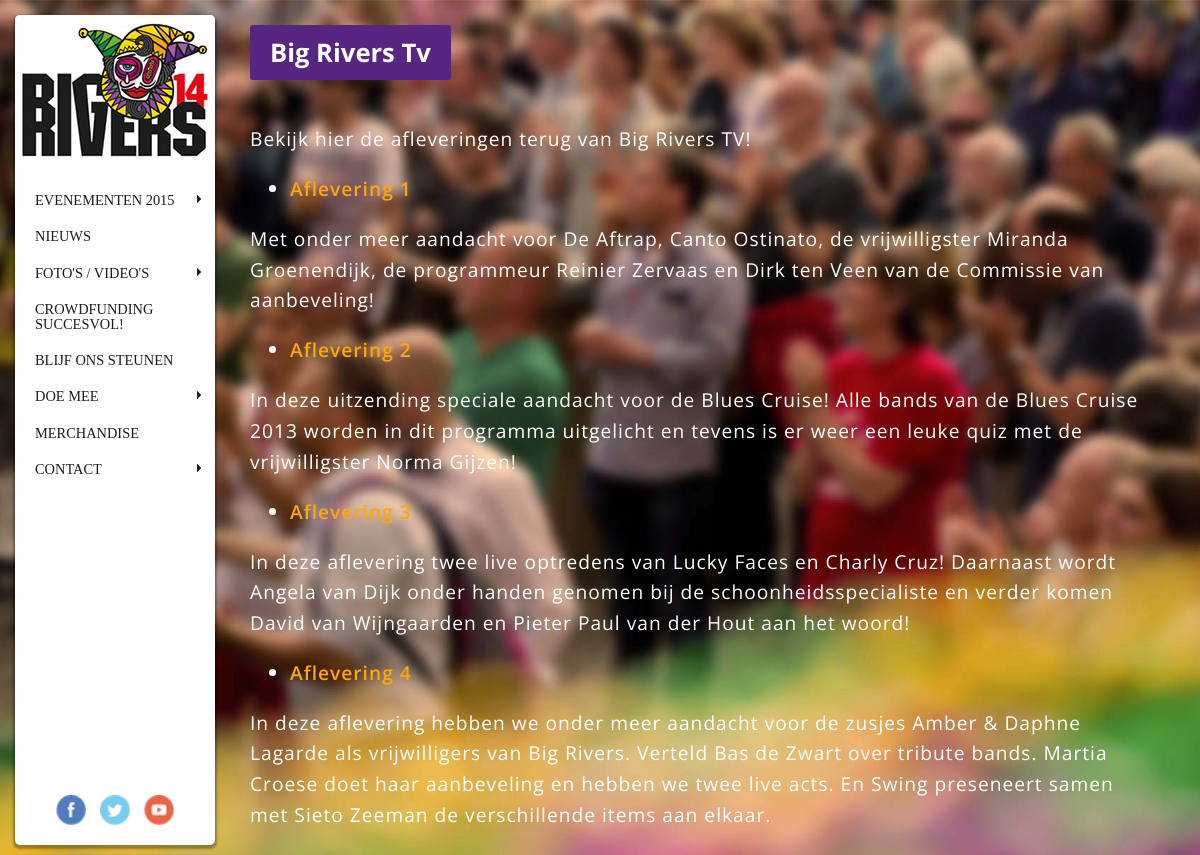
The app's page /brtv.php with its own data.
### tables this page shows
CREATE TABLE IF NOT EXISTS `post` (
`id` int(255) NOT NULL,
  `type` varchar(32) NOT NULL,
  `title` varchar(128) NOT NULL,
  `body` longtext NOT NULL,
  `status` int(1) NOT NULL DEFAULT '1',
  `created` int(11) NOT NULL,
  `modified` int(11) NOT NULL,
  `author` varchar(255) NOT NULL
);

### brtv.php (the view, shortened to what this page needs)
<?php
	require_once('inc/cxn.php');
	$page = '5';
	if($stmt = $con->prepare('SELECT title, body
		FROM post
		WHERE id = ?')) {
		$stmt->bind_param('i', $page);
		$stmt->execute();
		$stmt->store_result();
		$stmt->bind_result($title, $body);
	} else {
		echo $con->error;
	}
require('inc/html.php'); ?>
<body>
	<?php include('inc/menu.php'); ?>
<div id="wrapper">
<div id="container">
<div id="content">
		<div id="title">
			<h1><?php echo $title; ?></h1>
		</div>
	<div class="content">
		<?php echo $body;?>
	</div>
</div>
</div>
</body>
</html>

### css/style.css (style rules this page uses)
html { font-family: 'Open Sans', sans-serif, calibri; background: url(../img/background.jpg) no-repeat center center fixed; background-size: cover; }
body { margin: 0; padding: 0; }
@media only screen and (min-width: 768px) { #wrapper { position: relative; z-index: 10; top: 0; left: 0; width: 100%; height: 100%; } }
@media only screen and (min-width: 768px) { #container { position: relative; top: 15px; bottom: 15px; left: 250px; width: 75%; height: auto; min-height: 768px; z-index: 0; } }
@media only screen and (min-width: 768px) { #content { max-width: 1000px; min-height: 100%; } }
@media only screen and (min-width: 768px) { #content .content { float: left; width: 100%; margin: 25px 0 25px 0; line-height: 1.6em; letter-spacing: 1px; font-size: 1.2em; color: #fff; } }
@media only screen and (min-width: 768px) { #content a { color: #ffa70a; font-weight: 600; text-decoration: none; } }
@media only screen and (min-width: 768px) { #title { position: relative; float: left; width: 100%; padding-top: 10px; } }
@media only screen and (min-width: 768px) { #title h1 { float: left; clear: both; margin: 0; padding: 10px 20px 10px 20px; font-size: 1.6em; color: #fff; background-color: #572680; border-radius: 3px; } }

### records on screen
post: title "Big Rivers Tv", body "Bekijk hier de afleveringen terug van Big Rivers TV! Aflevering 1 Met onder meer aandacht voor De Aftrap, Canto Ostinato, de vrijwilligster Miranda Groenendijk, de programmeur Reinier Zervaas en Dirk ten Veen van de Commissie van aanbeveling! Aflevering 2 In deze uitzending speciale aandacht voor de Blues Cruise! Alle bands van de Blues Cruise 2013 worden in dit programma uitgelicht en tevens is er weer een leuke quiz met de vrijwilligster Norma Gijzen! Aflevering 3 In deze aflevering twee live optredens van Lucky Faces en Charly Cruz! Daarnaast wordt Angela van Dijk onder handen genomen bij de schoonheidsspecialiste en verder komen David van Wijngaarden en Pieter Paul van der Hout aan het…"
